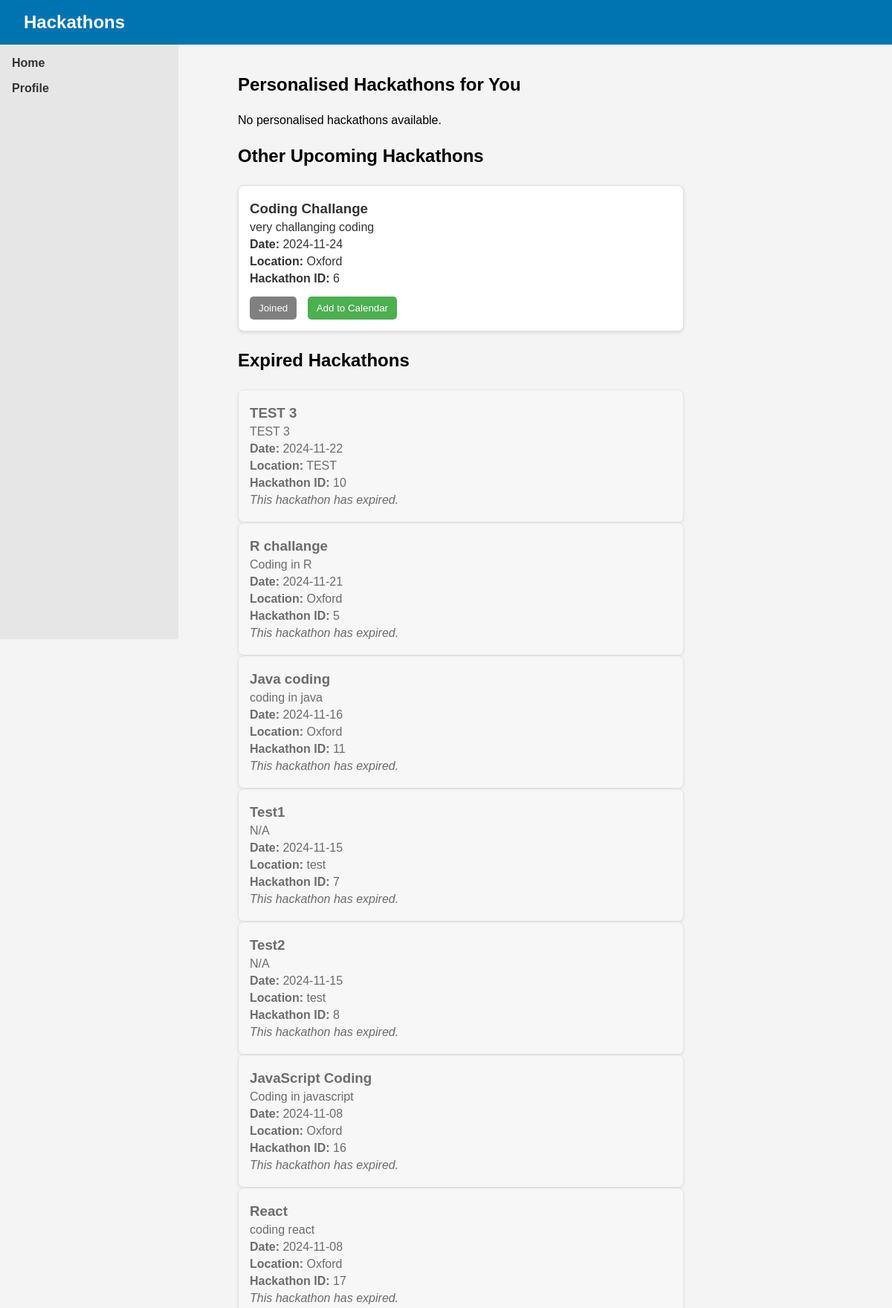
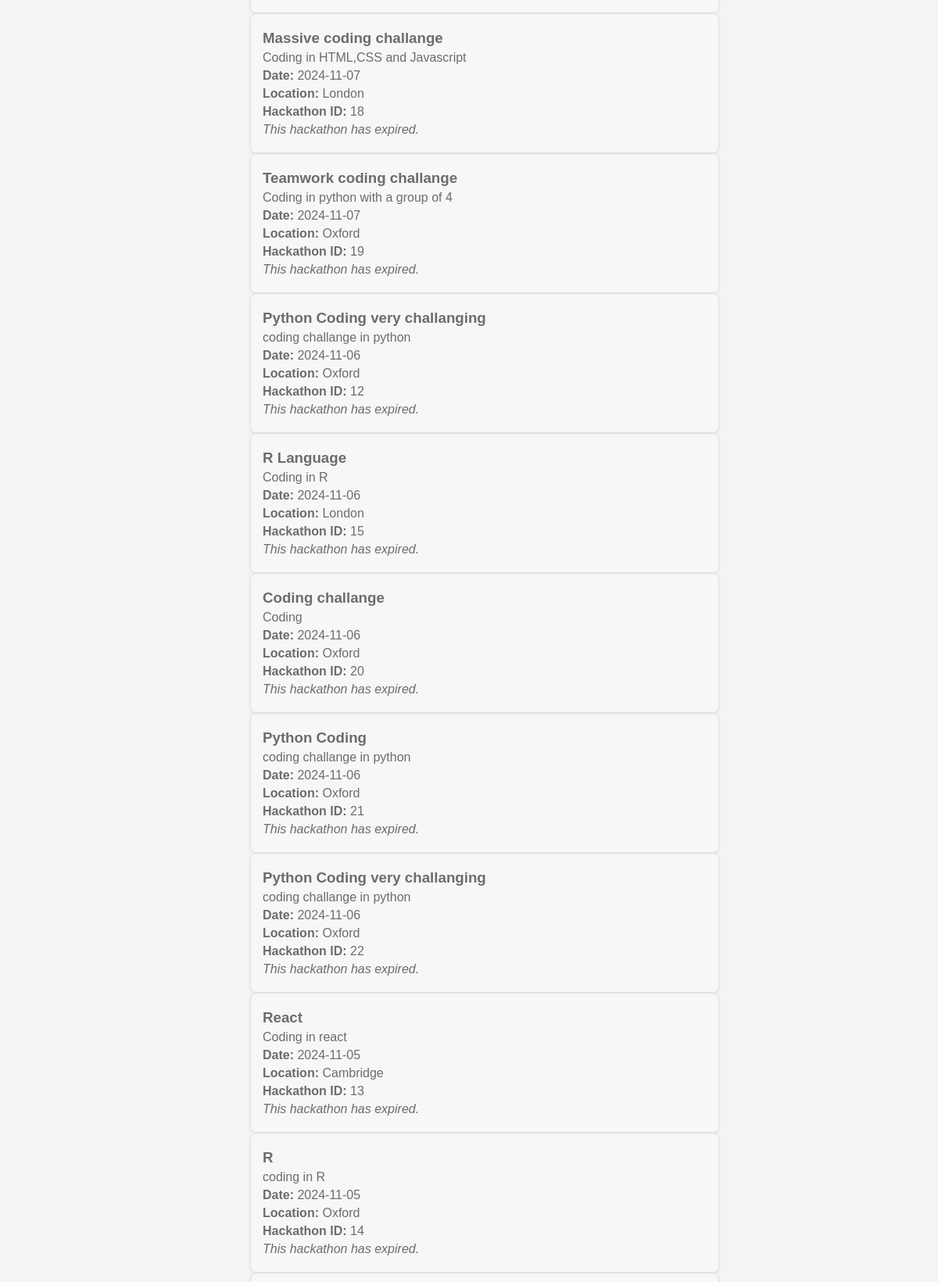
Page /hack (signed in, upper part) on the committed database (2 pictures, top to bottom).
### tables this page shows
CREATE TABLE hackathons (
    id INTEGER PRIMARY KEY AUTOINCREMENT,
    title TEXT NOT NULL,
    description TEXT NOT NULL,
    date TEXT NOT NULL,
    location TEXT NOT NULL
);

### app.py (the view, shortened to what this page needs)
@app.route('/hack', methods=['GET'])
def hack():
    if 'username' not in session:
        flash("Please log in to view hackathons.", "error")
        return redirect(url_for('home'))
    username = session['username']
    today = datetime.now().date()
    user_profile = query_db("SELECT skills FROM user_profiles WHERE username = ?", [username], one=True)
    user_skills = user_profile[0].split(',') if user_profile and user_profile[0] else []
    if user_skills:
        skill_conditions = " OR ".join([
            "(LOWER(title) LIKE LOWER(?) OR LOWER(description) LIKE LOWER(?))"
            for _ in user_skills
        ])
        skill_params = [f"%{skill.strip().lower()}%" for skill in user_skills for _ in range(2)]
        matching_hackathons = query_db(f"""
            SELECT h.id, h.title, h.description, h.date, h.location,
                   CASE WHEN p.username IS NOT NULL THEN 1 ELSE 0 END AS joined
            FROM hackathons h
            LEFT JOIN participants p ON h.id = p.hackathon_id AND p.username = ?
            WHERE h.date >= ? AND ({skill_conditions})
            ORDER BY h.date ASC
        """, [username, today] + skill_params)
        other_hackathons = query_db(f"""
            SELECT h.id, h.title, h.description, h.date, h.location,
                   CASE WHEN p.username IS NOT NULL THEN 1 ELSE 0 END AS joined
            FROM hackathons h
            LEFT JOIN participants p ON h.id = p.hackathon_id AND p.username = ?
            WHERE h.date >= ? AND NOT ({skill_conditions})
            ORDER BY h.date ASC
        """, [username, today] + skill_params)
    expired_hackathons = query_db("""
        SELECT h.id, h.title, h.description, h.date, h.location,
               CASE WHEN p.username IS NOT NULL THEN 1 ELSE 0 END AS joined
        FROM hackathons h
        LEFT JOIN participants p ON h.id = p.hackathon_id AND p.username = ?
        WHERE h.date < ?
        ORDER BY h.date DESC
    """, [username, today])
    return render_template('hack.html', matching_hackathons=matching_hackathons, other_hackathons=other_hackathons, expired_hackathons=expired_hackathons)

### app.py (called while the page is built)
def get_db():
     db = sqlite3.connect('database.sqlite')
     db.row_factory = sqlite3.Row
     return db

def query_db(query, args=(), one=False):
     cur = get_db().execute(query, args)
     rv = cur.fetchall()
     cur.close()
     return (rv[0] if rv else None) if one else rv

### templates/hack.html (shortened to what this page needs)
<!DOCTYPE html>
<html lang="en">
<head>
    <link rel="stylesheet" href="{{ url_for('static', filename='css/hack.css') }}">
</head>
<body>
    <header>
        <div class="navbar">
            <h1>Hackathons</h1>
        </div>
    </header>
    <aside class="sidebar">
        <ul>
            <li><a href="/">Home</a></li>
                <li><a href="/profile">Profile</a></li>
        </ul>
    </aside>
    <main class="container">
        <div id="hackathon-feed">
            <h2>Personalised Hackathons for You</h2>
            <div id="personalised-hackathons">
                {% if matching_hackathons %}
                    {% for hackathon in matching_hackathons %}
                    <div class="hackathon-post">
                        <h3>{{ hackathon.title }}</h3>
                        <p>{{ hackathon.description }}</p>
                        <p><strong>Date:</strong> {{ hackathon.date }}</p>
                        <p><strong>Location:</strong> {{ hackathon.location }}</p>
                        <p><strong>Hackathon ID:</strong> {{ hackathon.id }}</p>
                        {% if hackathon.joined == 1 %}
                            <button class="join-hackathon-btn joined" disabled>Joined</button>
                            <button onclick="location.href='/add_to_google_calendar/{{ hackathon.id }}'" class="calendar-btn">Add to Calendar</button>
                        {% else %}
                            <button class="join-hackathon-btn" data-id="{{ hackathon.id }}" onclick="joinHackathon('{{ hackathon.id }}')">Join</button>
                        {% endif %}
                        {% if session.get('role') == 'organiser' %}
                            <button class="edit-hackathon-btn" onclick="editHackathon('{{ hackathon.id }}')">Edit</button>
                        {% endif %}
                    </div>
                    {% endfor %}
                {% else %}
                    <p>No personalised hackathons available.</p>
                {% endif %}
            </div>
            <h2>Other Upcoming Hackathons</h2>
            <div id="other-hackathons">
                {% for hackathon in other_hackathons %}
                <div class="hackathon-post">
                    <h3>{{ hackathon.title }}</h3>
                    <p>{{ hackathon.description }}</p>
                    <p><strong>Date:</strong> {{ hackathon.date }}</p>
                    <p><strong>Location:</strong> {{ hackathon.location }}</p>
                    <p><strong>Hackathon ID:</strong> {{ hackathon.id }}</p>
                    {% if hackathon.joined == 1 %}
                        <button class="join-hackathon-btn joined" disabled>Joined</button>
                        <button onclick="location.href='/add_to_google_calendar/{{ hackathon.id }}'" class="calendar-btn">Add to Calendar</button>
                    {% else %}
                        <button class="join-hackathon-btn" data-id="{{ hackathon.id }}" onclick="joinHackathon('{{ hackathon.id }}')">Join</button>
                    {% endif %}
                </div>
                {% endfor %}
            </div>
            <h2>Expired Hackathons</h2>
            <div id="expired-hackathons">
                {% for hackathon in expired_hackathons %}
                <div class="hackathon-post expired">
                    <h3>{{ hackathon.title }}</h3>
                    <p>{{ hackathon.description }}</p>
                    <p><strong>Date:</strong> {{ hackathon.date }}</p>
                    <p><strong>Location:</strong> {{ hackathon.location }}</p>
                    <p><strong>Hackathon ID:</strong> {{ hackathon.id }}</p>
                    <p class="expired-note">This hackathon has expired.</p>
                </div>
                {% endfor %}
            </div>
        </div>
    </main>
</body>
</html>

### static/css/hack.css (style rules this page uses)
* { margin: 0; padding: 0; box-sizing: border-box; }
body { font-family: Arial, Helvetica, sans-serif; background-color: #f4f4f4; }
.navbar { background-color: #0073b1; color: white; padding: 1rem 2rem; display: flex; justify-content: space-between; align-items: center; }
.navbar h1 { font-size: 1.5rem; }
.sidebar { width: 20%; background-color: #e6e6e6; padding: 1rem; height: 100vh; position: fixed; left: 0; }
.sidebar ul { list-style: none; }
.sidebar ul li { margin-bottom: 1rem; }
.sidebar ul li a { color: #333; text-decoration: none; font-weight: bold; }
.container { width: 70%; margin: 20px auto; padding: 20px; display: flex; flex-direction: column; align-items: center; margin-left: 25%; }
#hackathon-feed { width: 100%; display: flex; flex-direction: column; gap: 25px; }
.hackathon-post { background-color: white; padding: 15px; border-radius: 8px; box-shadow: 0px 2px 4px rgba(0, 0, 0, 0.1); border: 1px solid #ddd; width: 100%; max-width: 600px; word-wrap: break-word; }
.hackathon-post h3, .hackathon-post p { text-align: left; margin: 5px 0; color: #333; }
.expired { opacity: 0.7; background-color: #f9f9f9; }
.expired-note { color: red; font-style: italic; }
.join-hackathon-btn { background-color: #0073b1; color: white; border: none; padding: 8px 12px; cursor: pointer; border-radius: 5px; margin-top: 10px; }
.join-hackathon-btn.joined { background-color: gray; cursor: default; }
.calendar-btn { background-color: #4CAF50; color: white; border: none; padding: 8px 12px; cursor: pointer; border-radius: 5px; margin-left: 10px; margin-top: 10px; }

### rows in the picture
hackathons: title "Coding Challange", description "very challanging coding", date "2024-11-24", location "Oxford", id "6"
hackathons: title "TEST 3", description "TEST 3", date "2024-11-22", location "TEST", id "10"
hackathons: title "R challange", description "Coding in R", date "2024-11-21", location "Oxford", id "5"
hackathons: title "Java coding", description "coding in java", date "2024-11-16", location "Oxford", id "11"
hackathons: title "Test1", description "N/A", date "2024-11-15", location "test", id "7"
hackathons: title "Test2", description "N/A", date "2024-11-15", location "test", id "8"
hackathons: title "JavaScript Coding", description "Coding in javascript", date "2024-11-08", location "Oxford", id "16"
hackathons: title "React", description "coding react", date "2024-11-08", location "Oxford", id "17"
hackathons: title "Massive coding challange", description "Coding in HTML,CSS and Javascript", date "2024-11-07", location "London", id "18"
hackathons: title "Teamwork coding challange", description "Coding in python with a group of 4", date "2024-11-07", location "Oxford", id "19"
hackathons: title "Python Coding very challanging", description "coding challange in python", date "2024-11-06", location "Oxford", id "12"
hackathons: title "R Language", description "Coding in R", date "2024-11-06", location "London", id "15"
hackathons: title "Coding challange", description "Coding", date "2024-11-06", location "Oxford", id "20"
hackathons: title "Python Coding", description "coding challange in python", date "2024-11-06", location "Oxford", id "21"
hackathons: title "Python Coding very challanging", description "coding challange in python", date "2024-11-06", location "Oxford", id "22"
hackathons: title "React", description "Coding in react", date "2024-11-05", location "Cambridge", id "13"
hackathons: title "R", description "coding in R", date "2024-11-05", location "Oxford", id "14"
